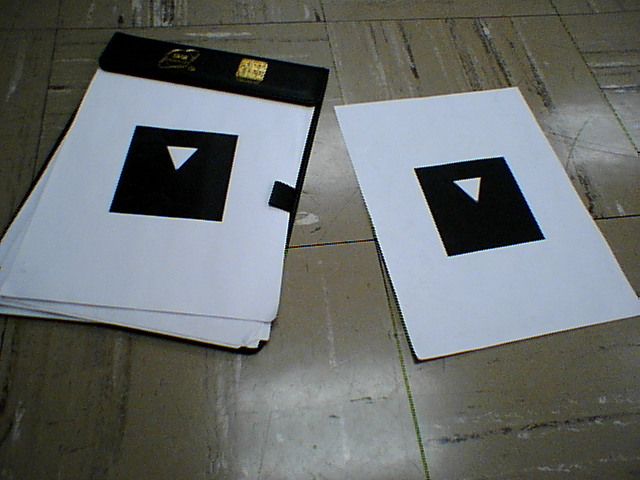
#> input picture R_guardadas/0.png, 640 x 480 px, found by its file name
$ python Prueba.py
#> lines starting #> are read from the running program, lines starting #| are printed output that depends on the picture; after the words box and inside, x2 and y2 are one past the last pixel; in counts of white or black regions, pixels touching at a corner belong together
import os
import cv2
import numpy as np

#matriz K de la camara
K = np.array([[595.0, 0.0, -311.0],
              [0.0, 599.0, -237.0],
              [0.0, 0.0, -1.0]])

#Marcador de 10cm
Marcador = np.array([[ 5.0,  5.0,  0],		#Puntos ordenados obtenidos en la desnormalizacion Puntos_tres.txt
                   [-5.0,  5.0,  0],
                   [-1.47, 2.80, 0],
                   [ 1.47, 2.80, 0],
                   [-5.0, -5.0,  0],
                   [ 5.0, -5.0,  0]])

directorio = (
    "/home/armas/Documents/TesisMiguelArmas/Tesis_corregida/Prueba_MatrizyPuntos/R_guardadas/"
)

nombre = "0"
ruta_txt  = os.path.join(directorio, nombre + ".txt")
ruta_img  = os.path.join(directorio, nombre + ".png")

# Cargar imagen
img = cv2.imread(ruta_img)
#> img is the input picture: shape (480, 640, 3); mean B, G, R 109.5, 110.1, 105.8
img = cv2.resize(img, (640, 480))
IMG_H = img.shape[0]
#> IMG_H = 480

with open(ruta_txt, "r") as f:
#> (reads R_guardadas/0.txt from the repository)
    datos = np.array(f.read().split(), dtype=float).reshape(-1, 25)

for d in datos:
    etiqueta = int(d[0])
    R = d[1:10].reshape(3, 3)
    t = d[10:13]
    leidos = d[13:25].reshape(6, 2)

    producto = R @ R.T

    p = K @ (R @ Marcador.T + t.reshape(3, 1))  # K (R X + t)
    proyectados = (p[:2] / p[2]).T  # (u, v) = (x/f, y/f)

    print("Id", int(d[0]))
    print("R * R.t\n", producto)
    print("Puntos originales\n", leidos)
    print("Puntos calculados\n", proyectados)

    for (u, v) in proyectados:
        v_inv = (IMG_H - 1) - v
        cv2.circle(img, (int(u), int(v_inv)), 4, (0, 0, 255), -1)

    u0, v0 = proyectados[0]
    v0_inv = (IMG_H - 1) - v0
    cv2.putText(img, f"E{etiqueta}", (int(u0) + 10, int(v_inv) - 10),
        cv2.FONT_HERSHEY_SIMPLEX, 0.8, (0, 255, 0), 2)
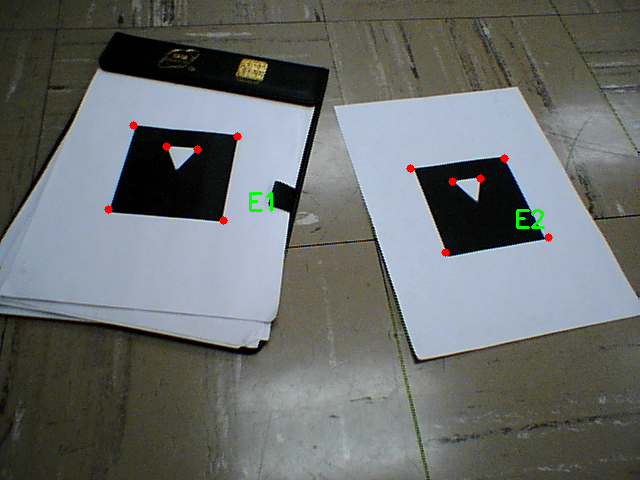
#> img: shape (480, 640, 3); 0.35% of pixels changed, all inside (x1, y1, x2, y2) = (104, 121, 553, 257)

cv2.imwrite(os.path.join(directorio, nombre + "_puntos.png"), img)
print("Imagen guardada")
